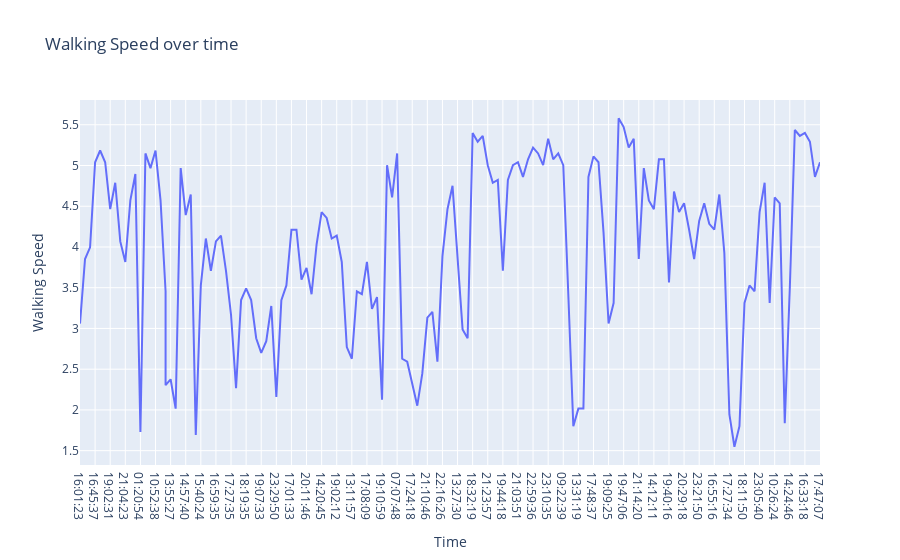

Here is the notebook cell this chart was saved with:
### Code cell
# Walking Speed Over Time
fig4 = px.line(data, y='Walking Speed', x='Time', 
        title="Walking Speed over time")
fig4.show()

### Figure 1 — Plotly figure (JSON) as saved in the notebook; plotly's stock layout.template omitted (floating-point values rounded to 4 significant figures; data arrays with more than 128 entries replaced by an {"elided": "..."} marker saying what was removed)
{"data": [{"hovertemplate": "Time=%{x}<br>Walking Speed=%{y}<extra></extra>", "legendgroup": "", "line": {"color": "#636efa", "dash": "solid"}, "marker": {"symbol": "circle"}, "mode": "lines", "name": "", "orientation": "v", "showlegend": false, "type": "scatter", "x": {"elided": "149 str values"}, "xaxis": "x", "y": {"elided": "149 float values"}, "yaxis": "y"}], "layout": {"legend": {"tracegroupgap": 0}, "title": {"text": "Walking Speed over time"}, "xaxis": {"anchor": "y", "domain": [0, 1], "title": {"text": "Time"}}, "yaxis": {"anchor": "x", "domain": [0, 1], "title": {"text": "Walking Speed"}}}}
